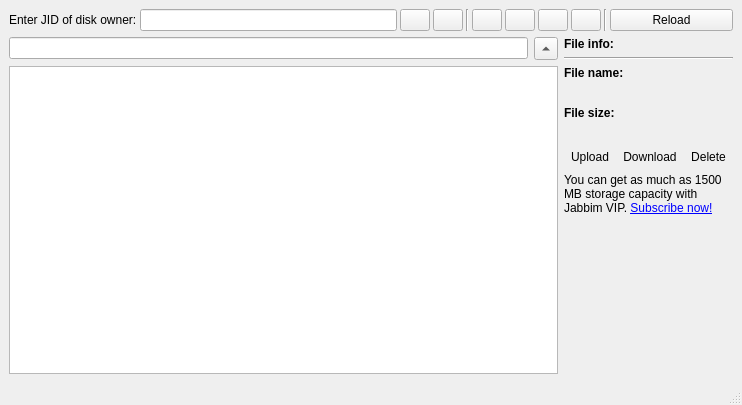
<ui version="4.0" >
 <class>MainWindow</class>
 <widget class="QMainWindow" name="MainWindow" >
  <property name="geometry" >
   <rect>
    <x>0</x>
    <y>0</y>
    <width>742</width>
    <height>405</height>
   </rect>
  </property>
  <property name="windowTitle" >
   <string>Jabber Disk Manager</string>
  </property>
  <widget class="QWidget" name="centralwidget" >
   <layout class="QGridLayout" >
    <item row="0" column="0" colspan="2" >
     <layout class="QHBoxLayout" >
      <property name="spacing" >
       <number>3</number>
      </property>
      <property name="leftMargin" >
       <number>0</number>
      </property>
      <property name="topMargin" >
       <number>0</number>
      </property>
      <property name="rightMargin" >
       <number>0</number>
      </property>
      <property name="bottomMargin" >
       <number>0</number>
      </property>
      <item>
       <widget class="QLabel" name="label_description" >
        <property name="text" >
         <string>Enter JID of disk owner:</string>
        </property>
       </widget>
      </item>
      <item>
       <widget class="QLineEdit" name="line_jid" >
        <property name="minimumSize" >
         <size>
          <width>0</width>
          <height>0</height>
         </size>
        </property>
       </widget>
      </item>
      <item>
       <widget class="QPushButton" name="showMiniRoster" >
        <property name="maximumSize" >
         <size>
          <width>30</width>
          <height>16777215</height>
         </size>
        </property>
        <property name="icon" >
         <iconset>view-refresh.png</iconset>
        </property>
       </widget>
      </item>
      <item>
       <widget class="QPushButton" name="buttonHome" >
        <property name="maximumSize" >
         <size>
          <width>30</width>
          <height>16777215</height>
         </size>
        </property>
        <property name="text" >
         <string/>
        </property>
        <property name="icon" >
         <iconset>home.png</iconset>
        </property>
       </widget>
      </item>
      <item>
       <widget class="Line" name="line" >
        <property name="orientation" >
         <enum>Qt::Vertical</enum>
        </property>
       </widget>
      </item>
      <item>
       <widget class="QPushButton" name="publicButton" >
        <property name="maximumSize" >
         <size>
          <width>30</width>
          <height>16777215</height>
         </size>
        </property>
        <property name="icon" >
         <iconset>jdisk-public-24.png</iconset>
        </property>
       </widget>
      </item>
      <item>
       <widget class="QPushButton" name="privateButton" >
        <property name="maximumSize" >
         <size>
          <width>30</width>
          <height>16777215</height>
         </size>
        </property>
        <property name="icon" >
         <iconset>jdisk-private-24.png</iconset>
        </property>
       </widget>
      </item>
      <item>
       <widget class="QPushButton" name="albumButton" >
        <property name="maximumSize" >
         <size>
          <width>30</width>
          <height>16777215</height>
         </size>
        </property>
        <property name="icon" >
         <iconset>jalbum-32.png</iconset>
        </property>
       </widget>
      </item>
      <item>
       <widget class="QPushButton" name="easyshareButton" >
        <property name="maximumSize" >
         <size>
          <width>30</width>
          <height>16777215</height>
         </size>
        </property>
        <property name="icon" >
         <iconset>easy_share32.png</iconset>
        </property>
       </widget>
      </item>
      <item>
       <widget class="Line" name="line_3" >
        <property name="orientation" >
         <enum>Qt::Vertical</enum>
        </property>
       </widget>
      </item>
      <item>
       <widget class="QPushButton" name="reload" >
        <property name="minimumSize" >
         <size>
          <width>123</width>
          <height>0</height>
         </size>
        </property>
        <property name="text" >
         <string>Reload</string>
        </property>
       </widget>
      </item>
     </layout>
    </item>
    <item rowspan="5" row="1" column="0" >
     <layout class="QVBoxLayout" >
      <item>
       <widget class="QWidget" native="1" name="esWidget" >
        <layout class="QGridLayout" >
         <property name="leftMargin" >
          <number>0</number>
         </property>
         <property name="topMargin" >
          <number>0</number>
         </property>
         <property name="rightMargin" >
          <number>0</number>
         </property>
         <property name="bottomMargin" >
          <number>0</number>
         </property>
         <item row="0" column="0" >
          <widget class="QLineEdit" name="esPath" />
         </item>
         <item row="0" column="1" >
          <widget class="QToolButton" name="esUp" >
           <property name="text" >
            <string>...</string>
           </property>
           <property name="arrowType" >
            <enum>Qt::UpArrow</enum>
           </property>
          </widget>
         </item>
        </layout>
       </widget>
      </item>
      <item>
       <widget class="QListWidget" name="list" >
        <property name="minimumSize" >
         <size>
          <width>480</width>
          <height>0</height>
         </size>
        </property>
        <property name="acceptDrops" >
         <bool>true</bool>
        </property>
        <property name="selectionMode" >
         <enum>QAbstractItemView::ContiguousSelection</enum>
        </property>
        <property name="iconSize" >
         <size>
          <width>32</width>
          <height>32</height>
         </size>
        </property>
        <property name="textElideMode" >
         <enum>Qt::ElideMiddle</enum>
        </property>
        <property name="movement" >
         <enum>QListView::Free</enum>
        </property>
        <property name="layoutMode" >
         <enum>QListView::Batched</enum>
        </property>
        <property name="gridSize" >
         <size>
          <width>128</width>
          <height>96</height>
         </size>
        </property>
        <property name="viewMode" >
         <enum>QListView::IconMode</enum>
        </property>
        <property name="wordWrap" >
         <bool>true</bool>
        </property>
       </widget>
      </item>
     </layout>
    </item>
    <item row="1" column="1" >
     <layout class="QVBoxLayout" >
      <property name="spacing" >
       <number>6</number>
      </property>
      <property name="leftMargin" >
       <number>0</number>
      </property>
      <property name="topMargin" >
       <number>0</number>
      </property>
      <property name="rightMargin" >
       <number>0</number>
      </property>
      <property name="bottomMargin" >
       <number>0</number>
      </property>
      <item>
       <widget class="QLabel" name="label_3" >
        <property name="sizePolicy" >
         <sizepolicy vsizetype="Fixed" hsizetype="Fixed" >
          <horstretch>0</horstretch>
          <verstretch>0</verstretch>
         </sizepolicy>
        </property>
        <property name="text" >
         <string>&lt;html>&lt;head>&lt;meta name="qrichtext" content="1" />&lt;style type="text/css">
p, li { white-space: pre-wrap; }
&lt;/style>&lt;/head>&lt;body style=" font-family:'Sans Serif'; font-size:9pt; font-weight:400; font-style:normal; text-decoration:none;">
&lt;p style=" margin-top:0px; margin-bottom:0px; margin-left:0px; margin-right:0px; -qt-block-indent:0; text-indent:0px;">&lt;span style=" font-weight:600;">File info:&lt;/span>&lt;/p>&lt;/body>&lt;/html></string>
        </property>
       </widget>
      </item>
      <item>
       <widget class="Line" name="line_2" >
        <property name="orientation" >
         <enum>Qt::Horizontal</enum>
        </property>
       </widget>
      </item>
      <item>
       <widget class="QLabel" name="label_4" >
        <property name="sizePolicy" >
         <sizepolicy vsizetype="Fixed" hsizetype="Fixed" >
          <horstretch>0</horstretch>
          <verstretch>0</verstretch>
         </sizepolicy>
        </property>
        <property name="text" >
         <string>&lt;html>&lt;head>&lt;meta name="qrichtext" content="1" />&lt;style type="text/css">
p, li { white-space: pre-wrap; }
&lt;/style>&lt;/head>&lt;body style=" font-family:'Sans Serif'; font-size:9pt; font-weight:400; font-style:normal; text-decoration:none;">
&lt;p style=" margin-top:0px; margin-bottom:0px; margin-left:0px; margin-right:0px; -qt-block-indent:0; text-indent:0px;">&lt;span style=" font-weight:600;">File name:&lt;/span>&lt;/p>&lt;/body>&lt;/html></string>
        </property>
       </widget>
      </item>
      <item>
       <widget class="QLabel" name="label_name" >
        <property name="sizePolicy" >
         <sizepolicy vsizetype="Fixed" hsizetype="Fixed" >
          <horstretch>0</horstretch>
          <verstretch>0</verstretch>
         </sizepolicy>
        </property>
        <property name="minimumSize" >
         <size>
          <width>120</width>
          <height>0</height>
         </size>
        </property>
        <property name="text" >
         <string/>
        </property>
       </widget>
      </item>
      <item>
       <widget class="QLabel" name="label_6" >
        <property name="sizePolicy" >
         <sizepolicy vsizetype="Fixed" hsizetype="Fixed" >
          <horstretch>0</horstretch>
          <verstretch>0</verstretch>
         </sizepolicy>
        </property>
        <property name="text" >
         <string>&lt;html>&lt;head>&lt;meta name="qrichtext" content="1" />&lt;style type="text/css">
p, li { white-space: pre-wrap; }
&lt;/style>&lt;/head>&lt;body style=" font-family:'Sans Serif'; font-size:9pt; font-weight:400; font-style:normal; text-decoration:none;">
&lt;p style=" margin-top:0px; margin-bottom:0px; margin-left:0px; margin-right:0px; -qt-block-indent:0; text-indent:0px;">&lt;span style=" font-weight:600;">File size:&lt;/span>&lt;/p>&lt;/body>&lt;/html></string>
        </property>
       </widget>
      </item>
      <item>
       <widget class="QLabel" name="label_size" >
        <property name="sizePolicy" >
         <sizepolicy vsizetype="Fixed" hsizetype="Fixed" >
          <horstretch>0</horstretch>
          <verstretch>0</verstretch>
         </sizepolicy>
        </property>
        <property name="minimumSize" >
         <size>
          <width>120</width>
          <height>0</height>
         </size>
        </property>
        <property name="text" >
         <string/>
        </property>
       </widget>
      </item>
     </layout>
    </item>
    <item row="2" column="1" >
     <layout class="QHBoxLayout" >
      <property name="spacing" >
       <number>0</number>
      </property>
      <property name="leftMargin" >
       <number>0</number>
      </property>
      <property name="topMargin" >
       <number>0</number>
      </property>
      <property name="rightMargin" >
       <number>0</number>
      </property>
      <property name="bottomMargin" >
       <number>0</number>
      </property>
      <item>
       <widget class="QToolButton" name="buttonUpload" >
        <property name="text" >
         <string>Upload</string>
        </property>
        <property name="icon" >
         <iconset>upload.png</iconset>
        </property>
        <property name="iconSize" >
         <size>
          <width>32</width>
          <height>32</height>
         </size>
        </property>
        <property name="toolButtonStyle" >
         <enum>Qt::ToolButtonIconOnly</enum>
        </property>
        <property name="autoRaise" >
         <bool>true</bool>
        </property>
       </widget>
      </item>
      <item>
       <widget class="QToolButton" name="buttonDownload" >
        <property name="text" >
         <string>Download</string>
        </property>
        <property name="icon" >
         <iconset>document-save.png</iconset>
        </property>
        <property name="iconSize" >
         <size>
          <width>32</width>
          <height>32</height>
         </size>
        </property>
        <property name="toolButtonStyle" >
         <enum>Qt::ToolButtonIconOnly</enum>
        </property>
        <property name="autoRaise" >
         <bool>true</bool>
        </property>
       </widget>
      </item>
      <item>
       <widget class="QToolButton" name="buttonDelete" >
        <property name="text" >
         <string>Delete</string>
        </property>
        <property name="icon" >
         <iconset>edit-delete.png</iconset>
        </property>
        <property name="iconSize" >
         <size>
          <width>32</width>
          <height>32</height>
         </size>
        </property>
        <property name="toolButtonStyle" >
         <enum>Qt::ToolButtonIconOnly</enum>
        </property>
        <property name="autoRaise" >
         <bool>true</bool>
        </property>
       </widget>
      </item>
     </layout>
    </item>
    <item row="3" column="1" >
     <widget class="QLabel" name="vipInfo" >
      <property name="text" >
       <string>You can get as much as 1500 MB storage capacity with Jabbim VIP. &lt;a href="http://www.jabbim.cz/vip.html">Subscribe now!&lt;/a></string>
      </property>
      <property name="wordWrap" >
       <bool>true</bool>
      </property>
      <property name="openExternalLinks" >
       <bool>true</bool>
      </property>
     </widget>
    </item>
    <item row="4" column="1" >
     <widget class="QWidget" native="1" name="ftWidget" />
    </item>
    <item row="5" column="1" >
     <spacer>
      <property name="orientation" >
       <enum>Qt::Vertical</enum>
      </property>
      <property name="sizeHint" >
       <size>
        <width>20</width>
        <height>161</height>
       </size>
      </property>
     </spacer>
    </item>
   </layout>
  </widget>
  <widget class="QStatusBar" name="statusbar" />
 </widget>
 <resources/>
 <connections/>
</ui>
